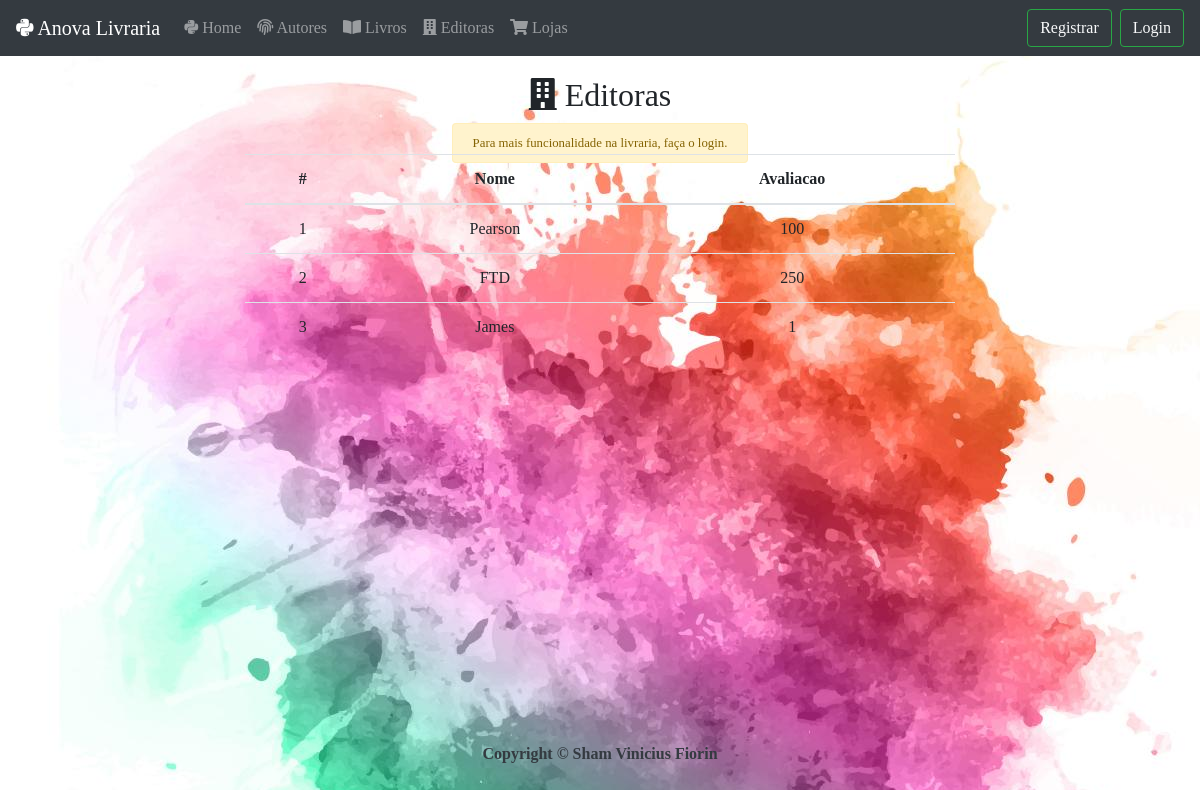
The page /editoras/ on the database its author committed.
### estoque/models.py (models this page shows, shortened)
class Editora(models.Model):
	nome = models.CharField(max_length=255)
	avaliacao = models.IntegerField()

### estoque/views.py (the view)
# urls.py: path('editoras/',views.EditoraListView.as_view(), name='editoras-list'),
class EditoraListView(ListView):
	model = Editora
	templete_name = 'estoque/editoras_list.html'

### estoque/templates/estoque/editora_list.html (shortened to what this page needs)
{% extends 'estoque/base.html' %}
{% block content %}
<div class="container text-center">
	<div class="text-center"><h2 class="p-2 m-2 "><i class="fas fa-building"></i> Editoras<h2></div>
          	{% if not user.is_authenticated %}
          	<small class="alert alert-warning"> Para mais funcionalidade na livraria, faça o login.</small>
          	{% endif %}
	<div class="row">
		<div class="col-lg-2"></div>
		<div class="col-lg-8">
			<table class="table">
				<thead>
					<tr>
						<th scope="col">#</th>
						<th scope="col">Nome</th>
						<th scope="col">Avaliacao</th>
					</tr>
				</thead>
				<tbody>
					{% for obj in object_list %}
					<tr>
						<td scope="row">{{forloop.counter}}</td>
						<td> {{ obj.nome}} </td>
						<td> {{ obj.avaliacao }} </td>
					</tr>
					{% endfor %}
				</tbody>
			</table>
		</div>
		<div class="col-lg-2"></div>
	</div>
</div>
{% endblock content %}

### estoque/static/css/styles.css (style rules this page uses)
body { background-image: url("/static/img/6320.jpg"); font-family: serif; }
html { position: relative; min-height: 100%; }
body { margin-bottom: 60px; }

### rows shown on the page
Editora: nome "Pearson", avaliacao "100"
Editora: nome "FTD", avaliacao "250"
Editora: nome "James", avaliacao "1"
